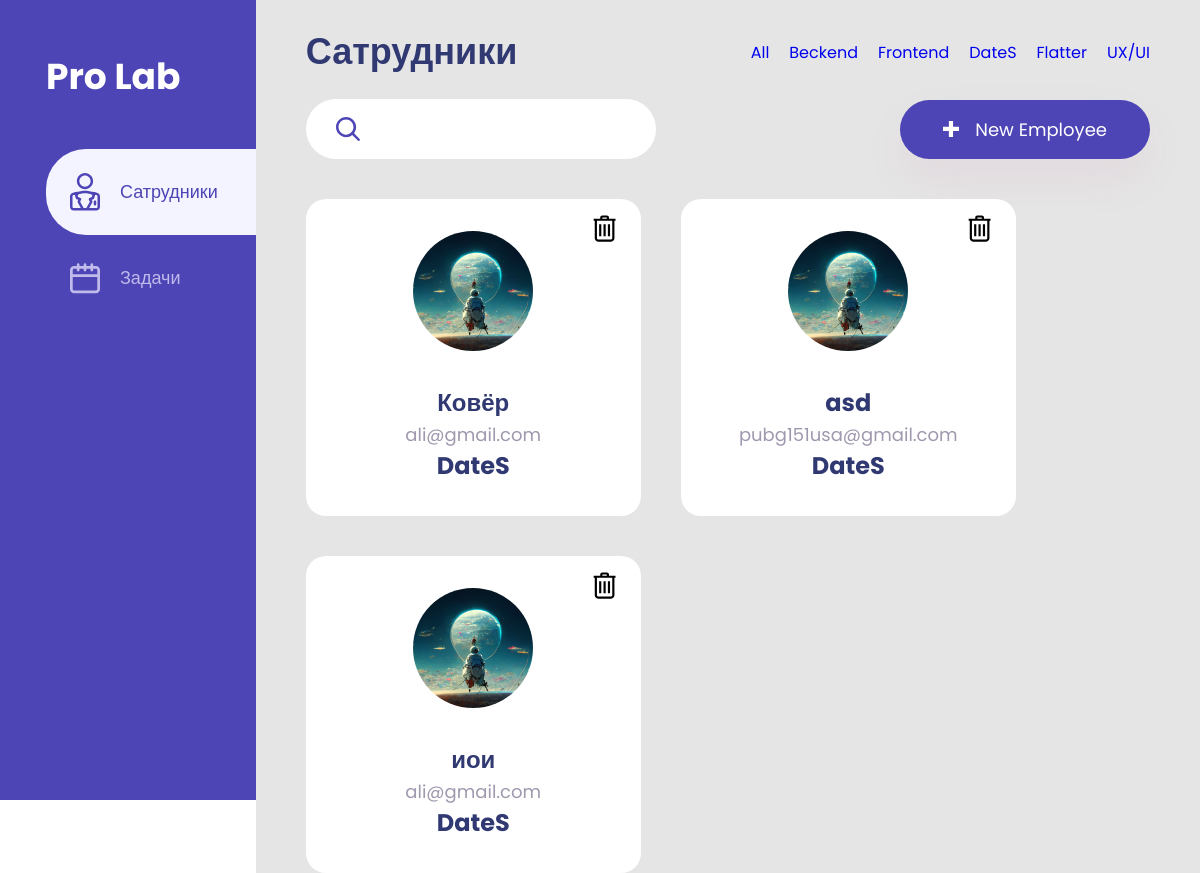
The page /?catigori=DateS on the database its author committed.
### main/models.py (models this page shows, shortened)
class Catigori_woork(models.Model):
    name = models.CharField(verbose_name=("Названия катигория"), max_length=50)
    def __str__(self) -> str:
        return self.name
    class Meta:
        verbose_name = "Катигория"
        verbose_name_plural = "Катигории"

class Sotrudnic(models.Model):
    img = models.ImageField(
        upload_to="Woor", verbose_name="Изображения сотрудника",
    )
    name = models.CharField(verbose_name="Имя", max_length=60)
    email = models.EmailField(verbose_name=("email"), max_length=254)
    jod = models.ForeignKey(
        to=Catigori_woork, on_delete=models.CASCADE, related_name="Sotrudnnic"
    )
    class Meta:
        verbose_name = "Сатрудник"
        verbose_name_plural = "Сатрудники"

### main/views.py (the view)
# urls.py: path("", index, name="home"),
def index(req):
    form = SotrudnicForm()
    if req.method == "POST":
        create(req)
    work = Sotrudnic.objects.all()
    deliteOk = req.GET.get("deliteOk", None)
    if deliteOk:
        id_del = Sotrudnic.objects.get(pk=deliteOk)
        id_del.delete()
        return redirect("home")
    sorch_work = req.GET.get("sorch", 0)
    if sorch_work:
        work = Sotrudnic.objects.filter(name__icontains=sorch_work)
    catigori_work = req.GET.get("catigori", 0)
    if catigori_work:
        work = Sotrudnic.objects.filter(jod_id__name__icontains=catigori_work)
    page = int(req.GET.get("page", 1))
    page_size = int(req.GET.get("page_size", 8))
    pagin = Paginator(work, page_size)
    work = pagin.get_page(page)
    if not catigori_work:
        catigori_work = 0
    return render(
        req,
        "components/workers.html",
        {
            "h1": "Сатрудники",
            "activ": False,
            "img_user": work,
            "catigori": Catigori_woork.objects.all(),
            "catigori_peng": catigori_work,
            "form": form,
        },
    )

### main/forms.py
class SotrudnicForm(forms.ModelForm):
    def __init__(self,*args, **kwargs) -> None:
        super().__init__(*args,**kwargs)
        self.fields['jod'].empty_label = 'Не выбранно'
    class Meta:
        model = Sotrudnic
        fields = ('img','name','email','jod',)
        labels = {
            "jod": ("должность"),
        }
        widgets = {
            'name':forms.TextInput(attrs={'calass':'input-name'}),
            'email':forms.TextInput(attrs={'calass':'input-name'}),
        }

### main/templatetags/carts.py (called while the page is built)
@register.simple_tag()
def get_all_worker():
    return Sotrudnic.objects.all()

### main/templates/components/workers.html (shortened to what this page needs)
{% extends "index.html" %}
{% load static %}
{% block catigori %}
    <a href="/?catigori=">All</a>
    {% for i in catigori %}
        <a href="/?catigori={{i.name}}">{{i.name}} </a>
    {% endfor %}
{% endblock catigori %}
{% block add %}
    <button class='foggel-form'><img src="{% static 'img/+.svg' %}" alt="+"> New Employee</button>
{% endblock add %}
{% block sorch %}
    <form action="{% url "home" %}" method="get">
        <input type="text" name='sorch'>
        <button type="submit"><img src="{% static 'img/sorch.svg' %}" alt="sorch"></button>
    </form>
{% endblock sorch %}
{% block main %}
    {% include "components/carts.html" %}
{% endblock main %}

### main/templates/components/carts.html (shortened to what this page needs)
{% load carts %}
{% load static %}
<div class="cart">
  {% for user in img_user %}
    <div class="blok">
      <div id="top">
        <img src="{{ user.img.url }}" alt="user" />
      </div>
      <div id="bottom">
        <h4>{{ user.name }}</h4>
        <span>{{ user.email }}</span>
        <h3>{{ user.jod }}</h3>
      </div>
      <div class="delite-a">
        <button value="{{ user.id }} {{user.name}}">
        </button>
      </div>
    </div>
  {% endfor %}
</div>

### static/css/style.css (style rules this page uses)
* { padding: 0; margin: 0; box-sizing: border-box; font-family: "Poppins", sans-serif; }
button { cursor: pointer; }
body { display: flex; }
a { text-decoration: none; }

### rows shown on the page
Catigori_woork: name "Beckend"
Catigori_woork: name "Frontend"
Catigori_woork: name "DateS"
Catigori_woork: name "Flatter"
Catigori_woork: name "UX/UI"
Sotrudnic: img (placeholder picture), name "Ковёр", email "ali@gmail.com", jod "DateS"
Sotrudnic: img (placeholder picture), name "asd", email "pubg151usa@gmail.com", jod "DateS"
Sotrudnic: img (placeholder picture), name "иои", email "ali@gmail.com", jod "DateS"

### other values the page prints
{{ h1 }} "Сатрудники"
